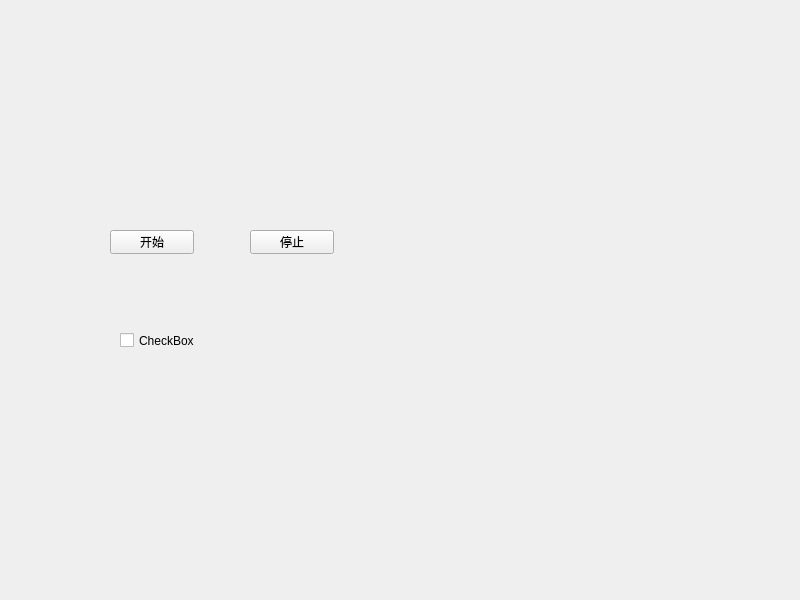
<?xml version="1.0" encoding="UTF-8"?>
<ui version="4.0">
 <class>Widget</class>
 <widget class="QWidget" name="Widget">
  <property name="geometry">
   <rect>
    <x>0</x>
    <y>0</y>
    <width>800</width>
    <height>600</height>
   </rect>
  </property>
  <property name="windowTitle">
   <string>Widget</string>
  </property>
  <widget class="QPushButton" name="pushButton">
   <property name="geometry">
    <rect>
     <x>110</x>
     <y>230</y>
     <width>84</width>
     <height>24</height>
    </rect>
   </property>
   <property name="text">
    <string>开始</string>
   </property>
  </widget>
  <widget class="QPushButton" name="pushButton_2">
   <property name="geometry">
    <rect>
     <x>250</x>
     <y>230</y>
     <width>84</width>
     <height>24</height>
    </rect>
   </property>
   <property name="text">
    <string>停止</string>
   </property>
  </widget>
  <widget class="QCheckBox" name="checkBox">
   <property name="geometry">
    <rect>
     <x>120</x>
     <y>330</y>
     <width>89</width>
     <height>21</height>
    </rect>
   </property>
   <property name="text">
    <string>CheckBox</string>
   </property>
  </widget>
 </widget>
 <resources/>
 <connections/>
</ui>
